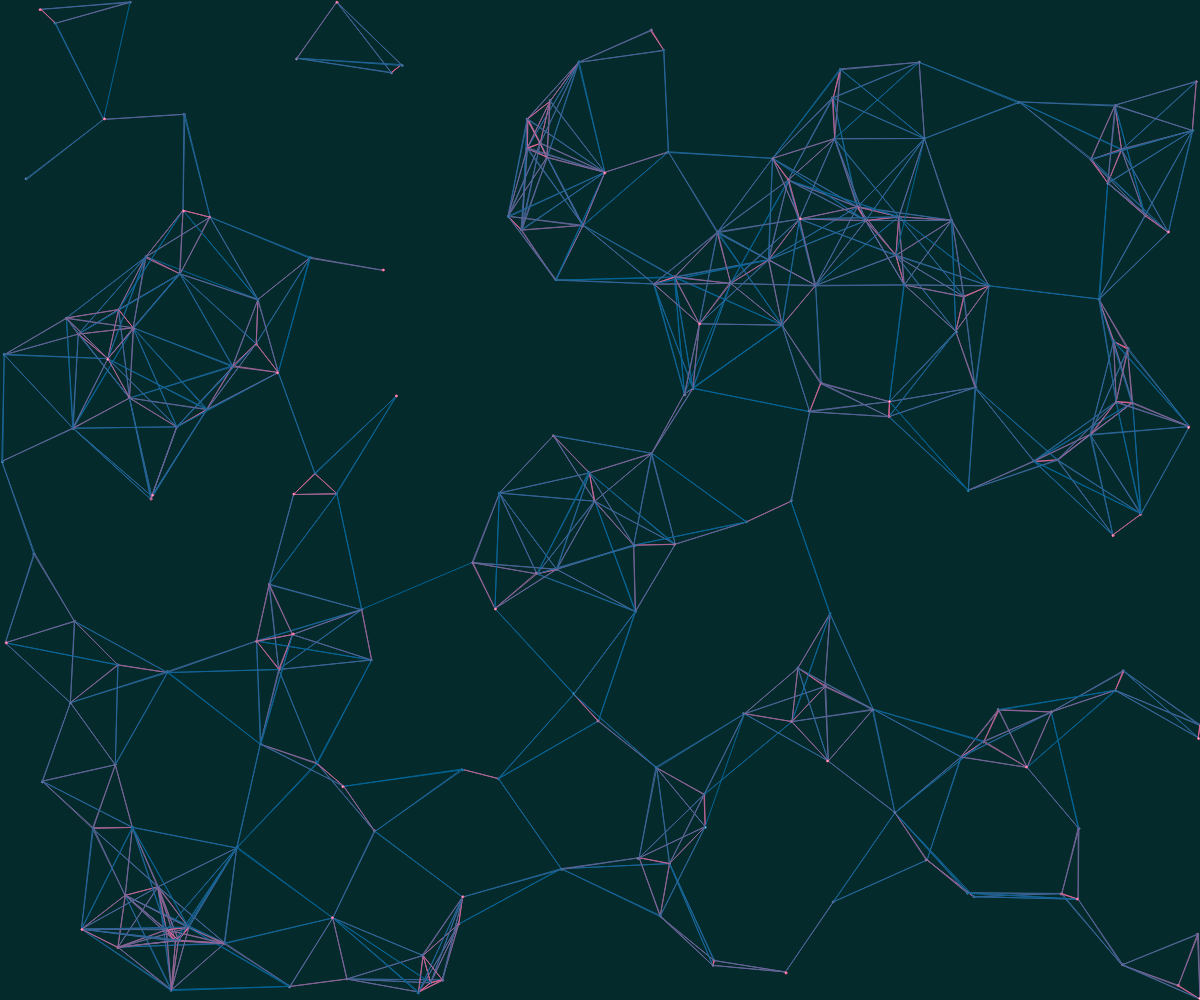
Frame 1 (no input)
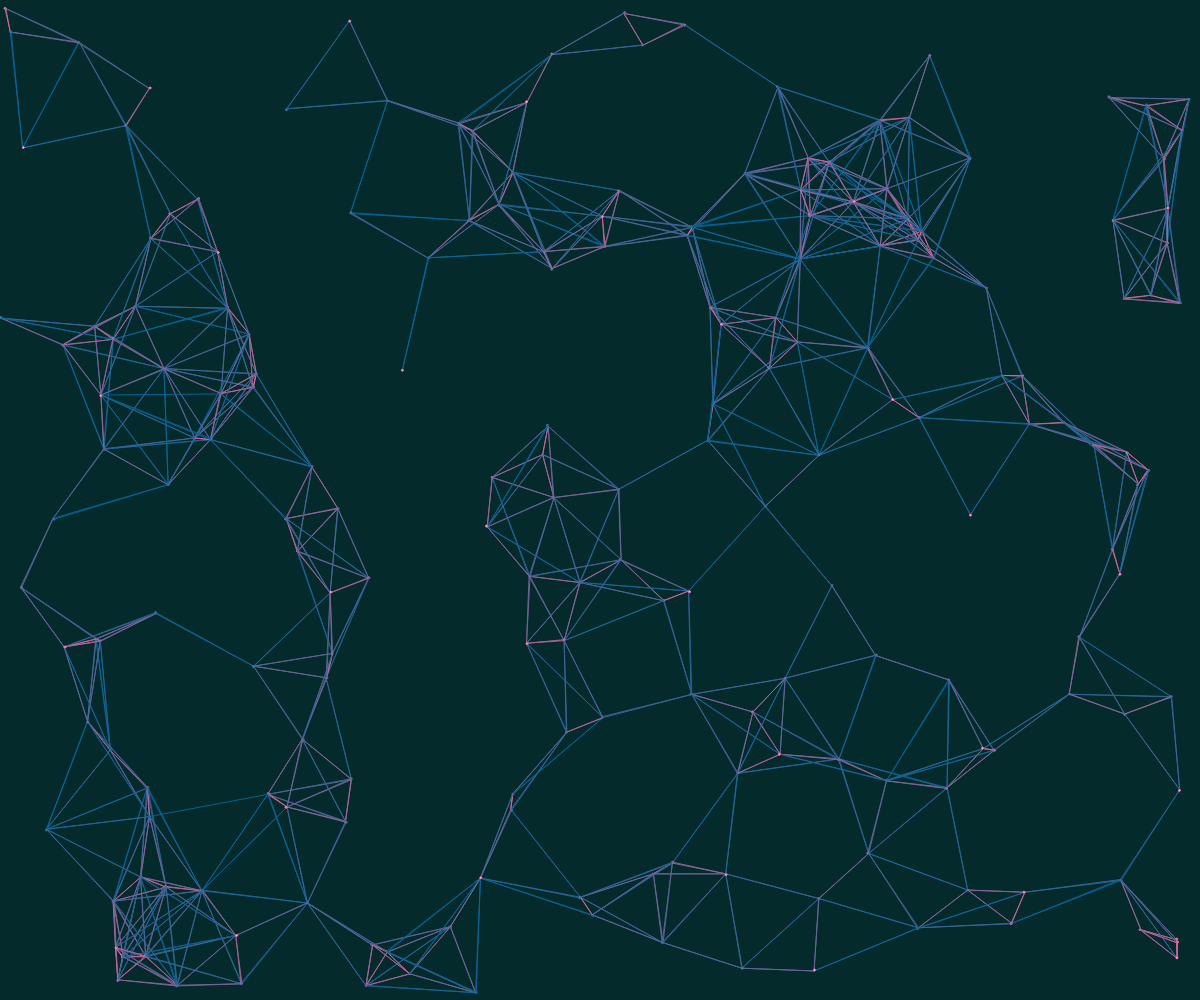
Frame 60 (no input)
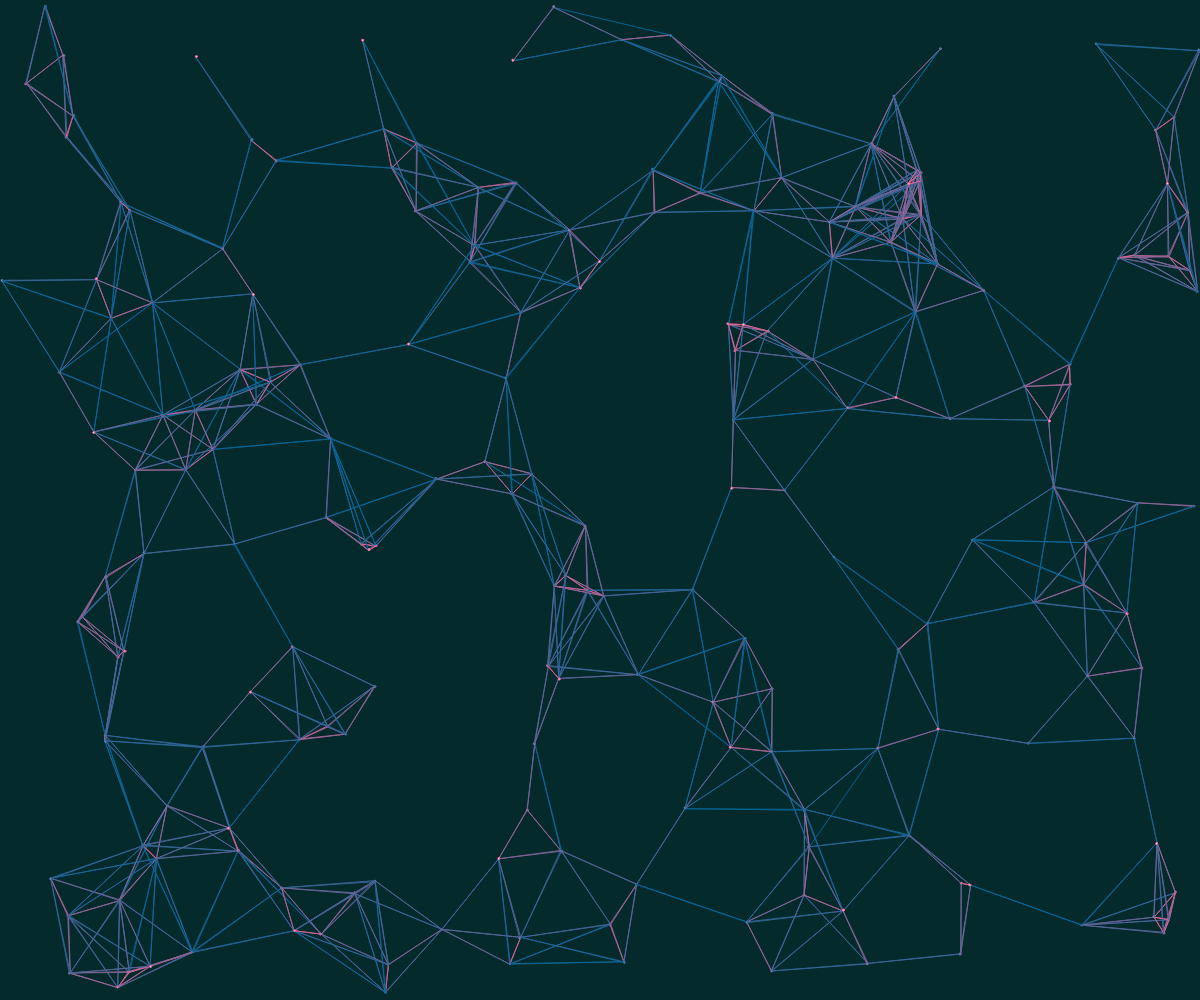
Frame 120 (the mouse pressed at the canvas centre since frame 60)

The p5.js sketch that drew these frames (run headless with seeded random() and noise() and a simulated clock; from frame 60 on, the mouse is pressed at the canvas centre):

// p5.js sketch
// ── sketch.js
let NUM_DOTS;
let LINK_THRESHOLD;
let xposArray = [];
let yposArray = [];
let xdirArray = [];
let ydirArray = [];

function setup() {
  createCanvas(windowWidth, windowHeight);
  NUM_DOTS = width * height / 6000;
  LINK_THRESHOLD = max(width * height / 10000, 50);
  // Populate all arrays
  for (let i = 0; i < NUM_DOTS; i++) {
    xposArray.push(random(width));
    yposArray.push(random(height));
    xdirArray.push(random(-1, 1));
    ydirArray.push(random(-1, 1));
  }
}

function draw() {
  background("#042A2B");
  // For each ball
  for (let i = 0; i < xposArray.length; i++) {
    // Check distance against all other balls
    for (let j = 0; j < xposArray.length; j++) {
      let x1 = xposArray[i];
      let y1 = yposArray[i];
      let x2 = xposArray[j];
      let y2 = yposArray[j];
      let distance = calcDistance(x1, y1, x2, y2);
      let monoColor = 255 - 255 * distance / LINK_THRESHOLD;
      if (distance < LINK_THRESHOLD) {
        stroke(monoColor, 100, 150);
        line(x1, y1, x2, y2);
      }
    }
    // Update position of this ball
    xposArray[i] = xposArray[i] + xdirArray[i];
    yposArray[i] = yposArray[i] + ydirArray[i];
    // If hit the borders, bounce this ball
    if (xposArray[i] < 0 || xposArray[i] > width) {
      xdirArray[i] = -xdirArray[i];
    }
    if (yposArray[i] < 0 || yposArray[i] > height) {
      ydirArray[i] = -ydirArray[i];
    }
    ellipse(xposArray[i], yposArray[i], 2, 2);
  }
}

function calcDistance(x1, y1, x2, y2) {
  let dist = sqrt((x1 - x2) ** 2 + (y1 - y2) ** 2);
  return dist;
}

function windowResized() {
  resizeCanvas(windowWidth, windowHeight);
}
